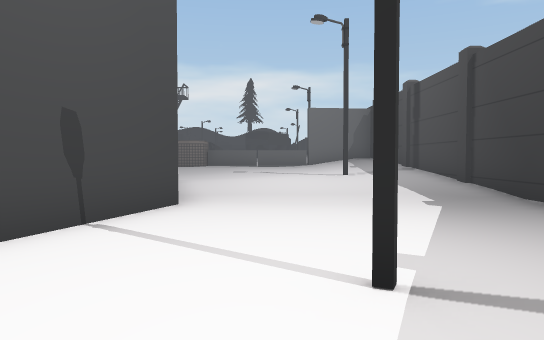
view 1 (above)

17 first-person views from a walk through a Unity game level. The camera is 1.2 m above the floor, tilts 2° down and sees 70° across. Doors are open. The floor is counted in squares, 2 m on a side. Each view is taken from the middle of a square. On the plan, view 1 faces up. The plan holds only what a view shows up to about 11 squares ahead; the rest is blank. The place goes on beyond the plan. The player character is not drawn.

view 2
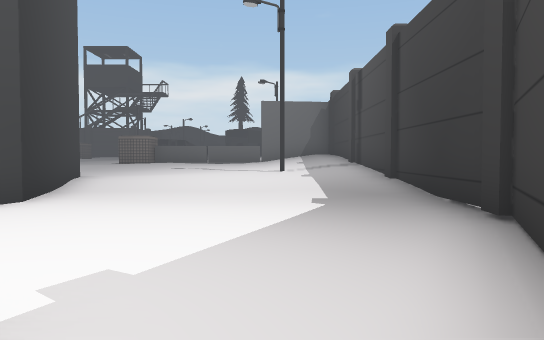

view 3
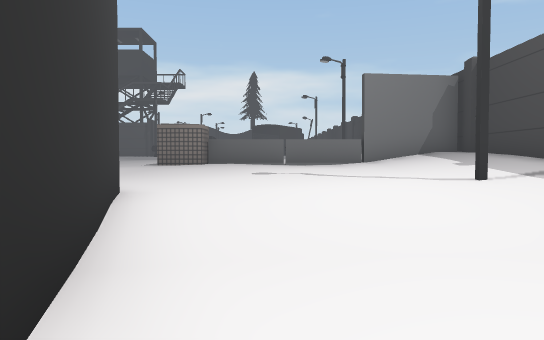

view 4
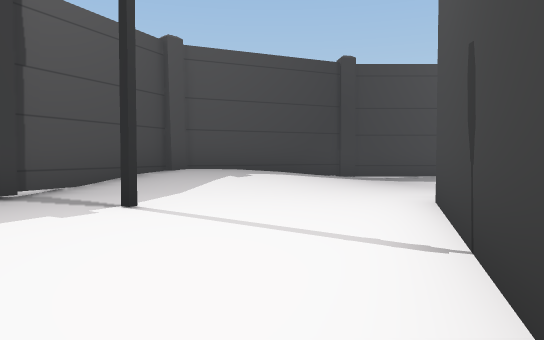

view 5
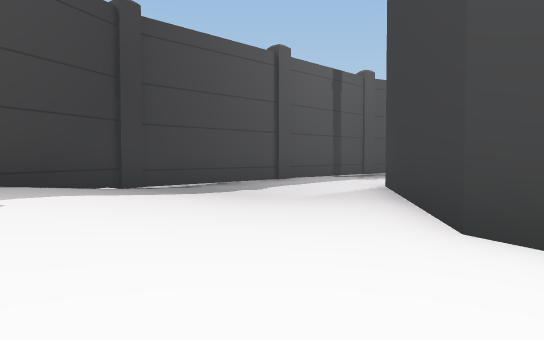

view 6
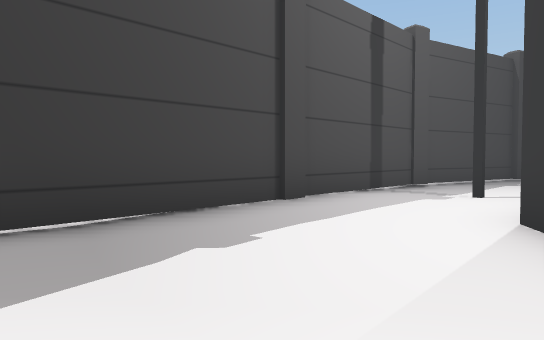

view 7
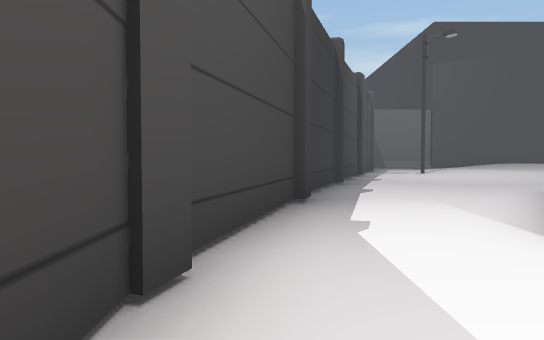

view 8
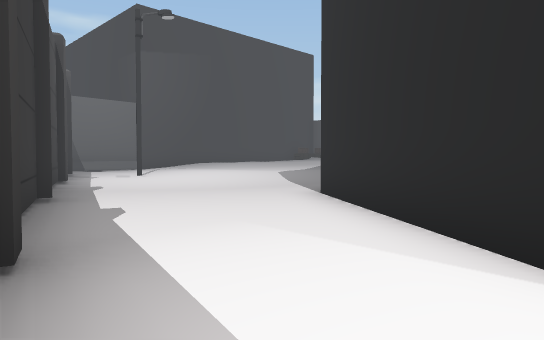

view 9
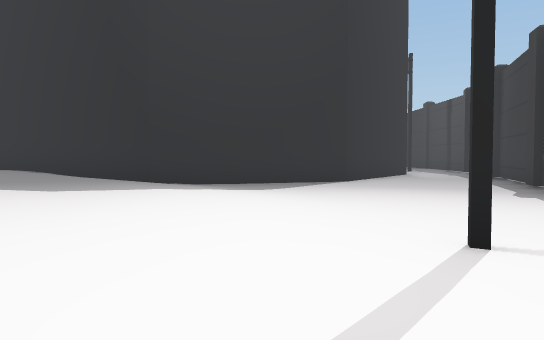

view 10
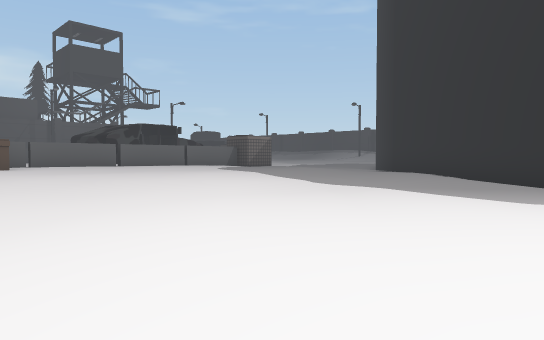

view 11
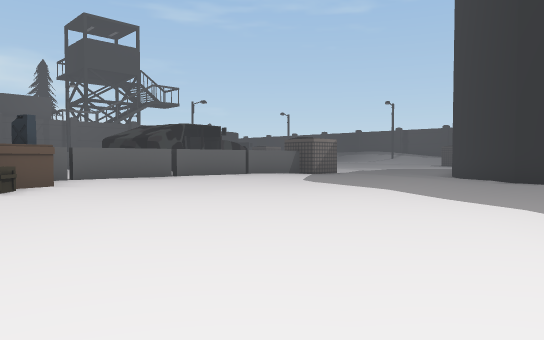

view 12
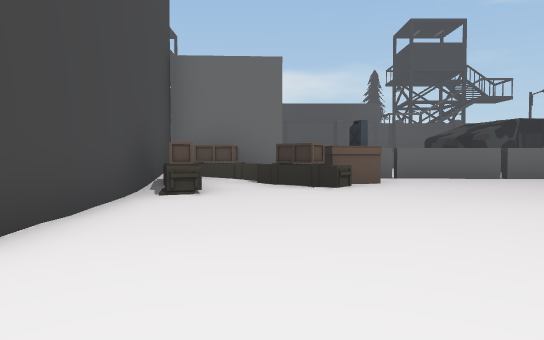

view 13
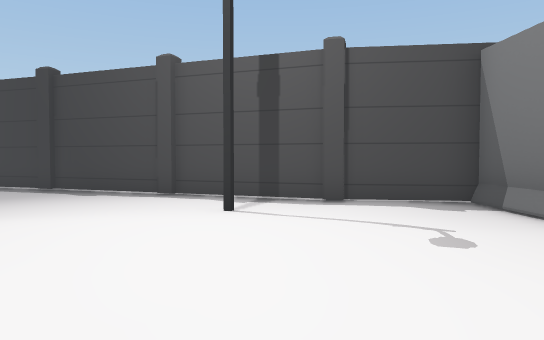

view 14
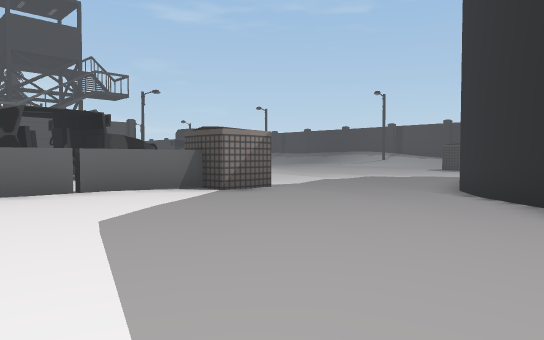

view 15
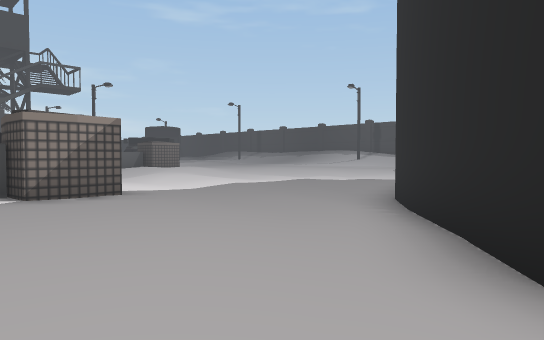

view 16
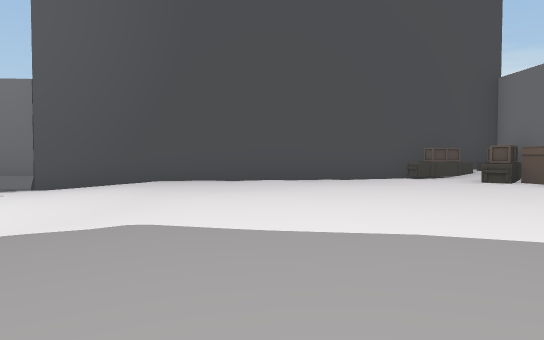

view 17
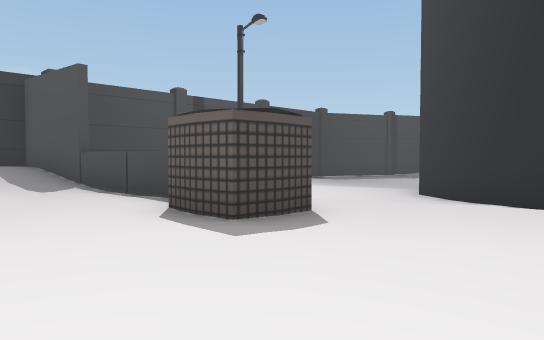

### Floor plan
Key: @ floor where view 1 was taken; # wall or solid block; . main floor; : floor 0.25 m higher than the main floor; - floor 0.25 m lower than the main floor; + floor 0.5 m higher than the main floor; _ floor 0.5 m lower than the main floor; * floor 0.75 m higher than the main floor; < floor 0.75 m lower than the main floor; / step, stairs or slope; D open door; T tower; B barricade; C crate; O other object.
Columns run from 28 left of view 1 to 5 right of it. Each row starts with its distance up from view 1.
 20         #DD   .::    .:::
 19               .....  ..:::::::
 18              ......  .....:::://*#
 17 #CBBBBBBBBBBO...........OBBBBBOOTT
 16 #CCCC::::::........   ........//*#
 15 #C:C::::::.....--/:   ...//...//+#
 14 #.:::.:::....../#     ../--/--///#
 13 #...::::.::...-##     #-------///
 12 #.....::.....###      ###___--#/:#
 11 #...........##          ##____//.#
 10 #...........#            #____//.#
  9 #....//..../#            #_<<<//-T
  8 #..//--/--/##            ##<<<__/#
  7 #//-------/#              #<<<<_/#
  6 #_______-_/#              #<<<<<<#
  5 #________/_##            ##<<<<<<T
  4 O<_______<<<#            #<<<<<<#
  3 O<<__#_<<<<<#            #<<<<<<
  2 O__<<<<<<<<<###        ###<<<#<T
  1 ###T<<<<<<<<<<##      ##<<__///#
  0     ##T<<<<<<<<##    ##<<<//@/#
 -1        ###<<<<<<   ###<<<//-..#
 -2           T##<<<<<<<__<<<//-.T
 -3              T##<<<____<__###
 -4                 #T###T###T

Positions as (right, up) in squares from view 1, and headings:
1: (0, 0), facing up
2: (2, 1), facing up
3: (-1, 6), facing up
4: (-1, 7), facing down
5: (0, 3), facing down-left
6: (-3, 0), facing down-left
7: (-9, -3), facing left
8: (-12, -3), facing up-left
9: (-26, 4), facing right
10: (-26, 6), facing up-right
11: (-26, 9), facing up-right
12: (-26, 9), facing up
13: (-24, 9), facing down
14: (-21, 11), facing up-right
15: (-18, 11), facing up-right
16: (-18, 11), facing left
17: (-7, 20), facing down-right
